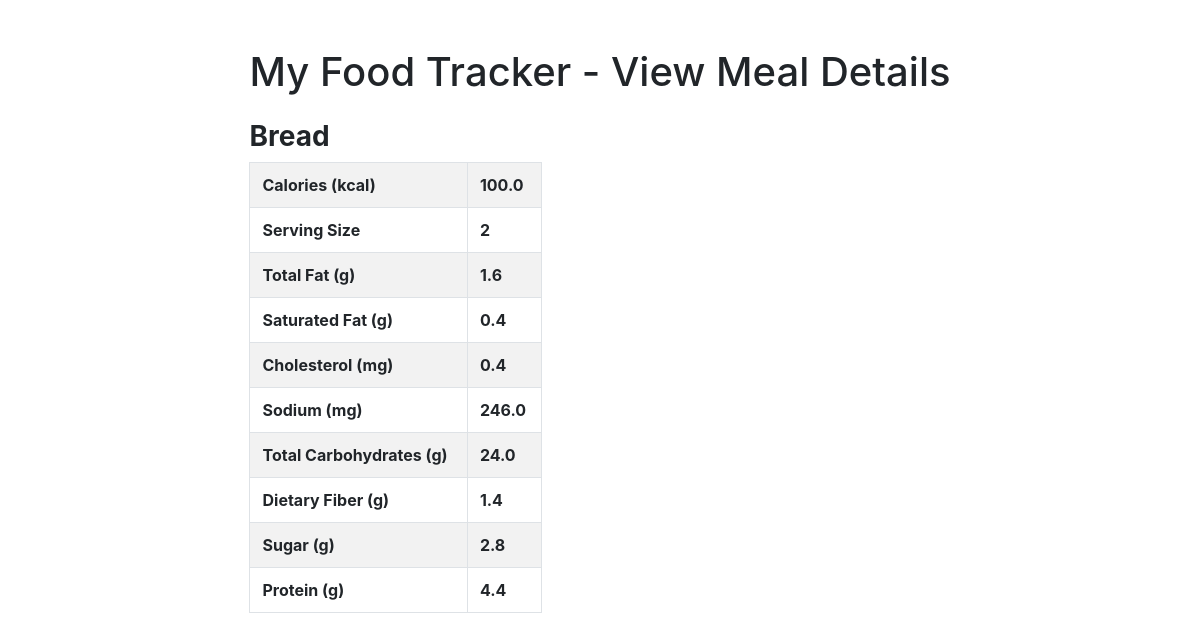
Page /view_meal/2 (signed in) on the committed database.
### food/models.py (models this page shows, shortened)
class Meal(models.Model):
	BREAKFAST = 1
	MORNING_SNACK = 2
	LUNCH = 3
	AFTERNOON_SNACK = 4
	DINNER = 5
	EVENING_SNACK = 6
	MEAL_TIME_TYPES = (
		(BREAKFAST, "Breakfast"),
		(MORNING_SNACK, "Morning Snack"),
		(LUNCH, "Lunch"),
		(AFTERNOON_SNACK, "Afternoon Snack"),
		(DINNER, "Dinner"),
		(EVENING_SNACK, "Evening Snack")
	)
	food = models.ForeignKey(Food, verbose_name="Food",on_delete = models.CASCADE)
	serving_size = models.IntegerField(verbose_name="Serving Size")
	meal_time = models.IntegerField(verbose_name="Meal Time", choices=MEAL_TIME_TYPES)
	def get_total_calories(self):
		return self.serving_size*self.food.calories
	def get_total_fat(self):
		return self.serving_size*self.food.total_fat
	def get_total_saturated_fat(self):
		return self.serving_size*self.food.saturated_fat
	def get_total_cholesterol(self):
		return self.serving_size*self.food.cholesterol
	def get_total_sodium(self):
		return self.serving_size*self.food.sodium
	def get_total_carbohydrate(self):
		return self.serving_size*self.food.total_carbohydrate
	def get_total_dietary_fiber(self):
		return self.serving_size*self.food.dietary_fibre
	def get_total_sugar(self):
		return self.serving_size*self.food.sugar
	def get_total_protein(self):
		return self.serving_size*self.food.protein

class Food(models.Model):
	name = models.CharField(verbose_name="Food Name", max_length=200)
	calories = models.FloatField(verbose_name="Calories (kcal)")
	total_fat = models.FloatField(verbose_name="Total Fat (g)")
	saturated_fat = models.FloatField(verbose_name="Saturated Fat (g)")
	cholesterol = models.FloatField(verbose_name="Cholesterol (mg)", default = 0.00)
	sodium = models.FloatField(verbose_name="Sodium (mg)", default = 0.00)
	total_carbohydrate = models.FloatField(verbose_name="Total Carbohydrate (g)", default = 0.00)
	dietary_fibre = models.FloatField(verbose_name="Dietary Fibre (g)", default = 0.00)
	sugar = models.FloatField(verbose_name="Sugar (g)", default = 0.00)
	protein = models.FloatField(verbose_name="Protein (g)", default = 0.00)

### food/views.py (the view)
# urls.py: url(r'^view_meal/(?P<meal_id>\d+)$', view_meal, name='view-meal'),
def view_meal(request, meal_id):
	if request.user.is_authenticated:
		template = "view_meal.html"
		meal = Meal.objects.get(id=int(meal_id))
		context = {
			'meal': meal,
		}
		return render(request, template, context)
	else:
		return HttpResponseRedirect(reverse_lazy('auth_login'))

### templates/view_meal.html (shortened to what this page needs)
<html>
<head>
		<link rel="stylesheet" href="https://stackpath.bootstrapcdn.com/bootstrap/4.1.0/css/bootstrap.min.css">
</head>
<body>
	<div class="container mt-5">
		<div class="row justify-content-md-center">
			<div>
			<h1 class="mb-4">My Food Tracker - View Meal Details</h1>
			<h3 class=""><b>{{ meal.food.name }}</b></h3>
			<table class="table table-bordered table-striped col col-5" >
				<tbody>
					<tr>
						<th>Calories (kcal)</th>
						<th>{{ meal.get_total_calories }}</th>
					</tr>
					<tr>
						<th>Serving Size</th>
						<th>{{ meal.serving_size }}</th>
					</tr>
					<tr>
						<th>Total Fat (g)</th>
						<th>{{ meal.get_total_fat }}</th>
					</tr>
					<tr>
						<th>Saturated Fat (g)</th>
						<th>{{ meal.get_total_saturated_fat }}</th>
					</tr>
					<tr>
						<th>Cholesterol (mg)</th>
						<th>{{ meal.get_total_cholesterol }}</th>
					</tr>
					<tr>
						<th>Sodium (mg)</th>
						<th>{{ meal.get_total_sodium }}</th>
					</tr>
					<tr>
						<th>Total Carbohydrates (g)</th>
						<th>{{ meal.get_total_carbohydrate }}</th>
					</tr>
					<tr>
						<th>Dietary Fiber (g)</th>
						<th>{{ meal.get_total_dietary_fiber }}</th>
					</tr>
					<tr>
						<th>Sugar (g)</th>
						<th>{{ meal.get_total_sugar }}</th>
					</tr>
					<tr>
						<th>Protein (g)</th>
						<th>{{ meal.get_total_protein }}</th>
					</tr>
				</tbody>
			</table>
			</div>
		</div>
	</div>
	</body>
</html>

### rows in the picture
Meal: food.name "Bread", get_total_calories "100.0", serving_size "2", get_total_fat "1.6", get_total_saturated_fat "0.4", get_total_cholesterol "0.4", get_total_sodium "246.0", get_total_carbohydrate "24.0", get_total_dietary_fiber "1.4", get_total_sugar "2.8", get_total_protein "4.4"
